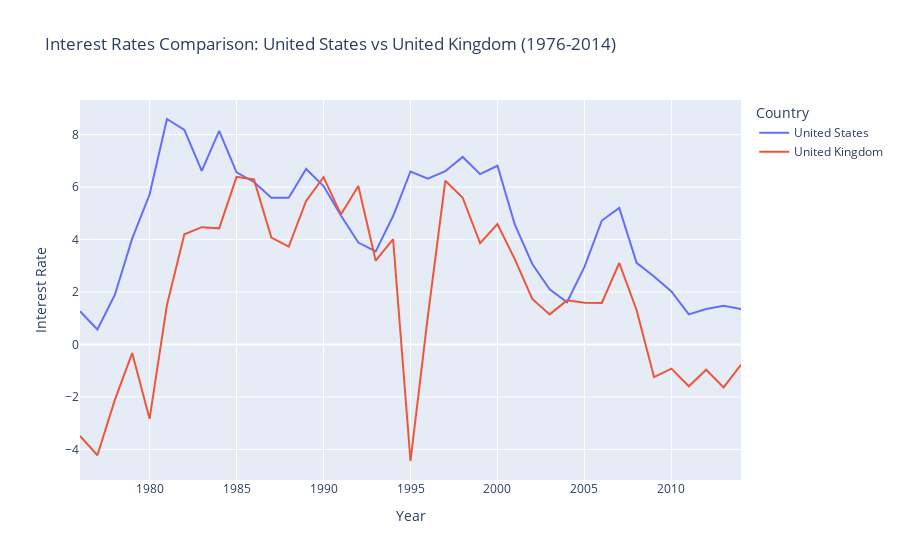

Here is the notebook cell this chart was saved with:
### Code cell
# Filter rows for 'United States' and 'United Kingdom' from years 1976 to 2014
filtered_df = df[(df['country'].isin(['United States', 'United Kingdom'])) & (df['year'].between(1976, 2014))]

# Pivot the DataFrame for easy plotting
pivot_df = filtered_df.pivot(index='year', columns='country', values='interest').reset_index()

# Create a line graph with hover function using Plotly Express
fig2 = px.line(pivot_df, x='year', y=['United States', 'United Kingdom'],
              labels={'value': 'Interest Rate'},
              title='Interest Rates Comparison: United States vs United Kingdom (1976-2014)')

fig2.update_layout(
    xaxis_title='Year',
    yaxis_title='Interest Rate',
    legend_title='Country',
    hovermode='x unified'
)

fig2.show()

### Figure 1 — Plotly figure (JSON) as saved in the notebook; plotly's stock layout.template omitted (floating-point values rounded to 4 significant figures)
{"data": [{"hovertemplate": "variable=United States<br>year=%{x}<br>Interest Rate=%{y}<extra></extra>", "legendgroup": "United States", "line": {"color": "#636efa", "dash": "solid"}, "marker": {"symbol": "circle"}, "mode": "lines", "name": "United States", "orientation": "v", "showlegend": true, "type": "scatter", "x": [1976, 1977, 1978, 1979, 1980, 1981, 1982, 1983, 1984, 1985, 1986, 1987, 1988, 1989, 1990, 1991, 1992, 1993, 1994, 1995, 1996, 1997, 1998, 1999, 2000, 2001, 2002, 2003, 2004, 2005, 2006, 2007, 2008, 2009, 2010, 2011, 2012, 2013, 2014], "xaxis": "x", "y": [1.267, 0.5751, 1.89, 4.035, 5.716, 8.595, 8.177, 6.618, 8.141, 6.563, 6.194, 5.592, 5.59, 6.691, 6.04, 4.915, 3.884, 3.546, 4.898, 6.594, 6.324, 6.603, 7.148, 6.493, 6.813, 4.566, 3.069, 2.107, 1.612, 2.961, 4.726, 5.207, 3.11, 2.592, 2.024, 1.148, 1.354, 1.473, 1.355], "yaxis": "y"}, {"hovertemplate": "variable=United Kingdom<br>year=%{x}<br>Interest Rate=%{y}<extra></extra>", "legendgroup": "United Kingdom", "line": {"color": "#EF553B", "dash": "solid"}, "marker": {"symbol": "circle"}, "mode": "lines", "name": "United Kingdom", "orientation": "v", "showlegend": true, "type": "scatter", "x": [1976, 1977, 1978, 1979, 1980, 1981, 1982, 1983, 1984, 1985, 1986, 1987, 1988, 1989, 1990, 1991, 1992, 1993, 1994, 1995, 1996, 1997, 1998, 1999, 2000, 2001, 2002, 2003, 2004, 2005, 2006, 2007, 2008, 2009, 2010, 2011, 2012, 2013, 2014], "xaxis": "x", "y": [-3.486, -4.22, -2.121, -0.3259, -2.833, 1.511, 4.201, 4.473, 4.427, 6.389, 6.293, 4.073, 3.734, 5.472, 6.379, 4.958, 6.042, 3.193, 4.013, -4.439, 1.086, 6.239, 5.595, 3.861, 4.592, 3.248, 1.738, 1.148, 1.682, 1.59, 1.586, 3.106, 1.306, -1.241, -0.9203, -1.59, -0.9621, -1.636, -0.768], "yaxis": "y"}], "layout": {"hovermode": "x unified", "legend": {"title": {"text": "Country"}, "tracegroupgap": 0}, "title": {"text": "Interest Rates Comparison: United States vs United Kingdom (1976-2014)"}, "xaxis": {"anchor": "y", "domain": [0, 1], "title": {"text": "Year"}}, "yaxis": {"anchor": "x", "domain": [0, 1], "title": {"text": "Interest Rate"}}}}
